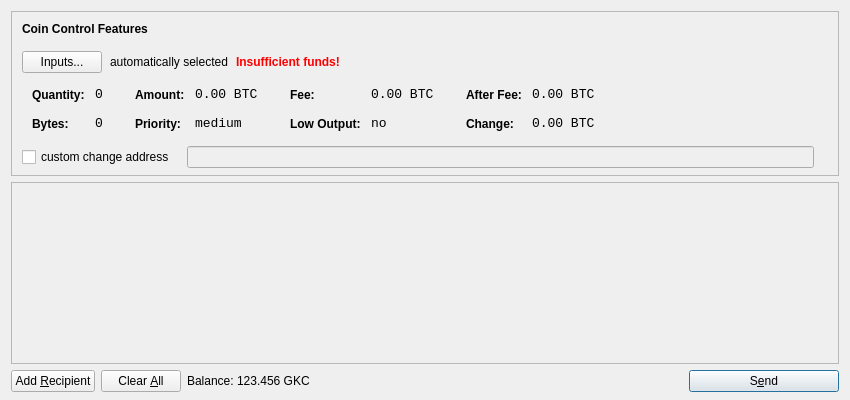
<?xml version="1.0" encoding="UTF-8"?>
<ui version="4.0">
 <class>SendCoinsDialog</class>
 <widget class="QDialog" name="SendCoinsDialog">
  <property name="geometry">
   <rect>
    <x>0</x>
    <y>0</y>
    <width>850</width>
    <height>400</height>
   </rect>
  </property>
  <property name="windowTitle">
   <string>Send Coins</string>
  </property>
  <layout class="QVBoxLayout" name="verticalLayout" stretch="0,1,0">
   <property name="bottomMargin">
    <number>8</number>
   </property>
   <item>
    <widget class="QFrame" name="frameCoinControl">
     <property name="sizePolicy">
      <sizepolicy hsizetype="Expanding" vsizetype="Expanding">
       <horstretch>0</horstretch>
       <verstretch>0</verstretch>
      </sizepolicy>
     </property>
     <property name="maximumSize">
      <size>
       <width>16777215</width>
       <height>16777215</height>
      </size>
     </property>
     <property name="frameShape">
      <enum>QFrame::StyledPanel</enum>
     </property>
     <property name="frameShadow">
      <enum>QFrame::Sunken</enum>
     </property>
     <layout class="QVBoxLayout" name="verticalLayoutCoinControl2">
      <property name="spacing">
       <number>-1</number>
      </property>
      <property name="leftMargin">
       <number>0</number>
      </property>
      <property name="topMargin">
       <number>0</number>
      </property>
      <property name="rightMargin">
       <number>0</number>
      </property>
      <property name="bottomMargin">
       <number>6</number>
      </property>
      <item>
       <layout class="QVBoxLayout" name="verticalLayoutCoinControl" stretch="0,0,0,0,1">
        <property name="spacing">
         <number>0</number>
        </property>
        <property name="leftMargin">
         <number>10</number>
        </property>
        <property name="topMargin">
         <number>10</number>
        </property>
        <item>
         <layout class="QHBoxLayout" name="horizontalLayoutCoinControl1">
          <property name="bottomMargin">
           <number>15</number>
          </property>
          <item>
           <widget class="QLabel" name="labelCoinControlFeatures">
            <property name="sizePolicy">
             <sizepolicy hsizetype="Preferred" vsizetype="Maximum">
              <horstretch>0</horstretch>
              <verstretch>0</verstretch>
             </sizepolicy>
            </property>
            <property name="font">
             <font>
              <weight>75</weight>
              <bold>true</bold>
             </font>
            </property>
            <property name="styleSheet">
             <string notr="true">font-weight:bold;</string>
            </property>
            <property name="text">
             <string>Coin Control Features</string>
            </property>
           </widget>
          </item>
         </layout>
        </item>
        <item>
         <layout class="QHBoxLayout" name="horizontalLayoutCoinControl2" stretch="0,0,0,0">
          <property name="spacing">
           <number>8</number>
          </property>
          <property name="bottomMargin">
           <number>10</number>
          </property>
          <item>
           <widget class="QPushButton" name="pushButtonCoinControl">
            <property name="styleSheet">
             <string notr="true"/>
            </property>
            <property name="text">
             <string>Inputs...</string>
            </property>
           </widget>
          </item>
          <item>
           <widget class="QLabel" name="labelCoinControlAutomaticallySelected">
            <property name="text">
             <string>automatically selected</string>
            </property>
            <property name="margin">
             <number>5</number>
            </property>
           </widget>
          </item>
          <item>
           <widget class="QLabel" name="labelCoinControlInsuffFunds">
            <property name="font">
             <font>
              <weight>75</weight>
              <bold>true</bold>
             </font>
            </property>
            <property name="styleSheet">
             <string notr="true">color:red;font-weight:bold;</string>
            </property>
            <property name="text">
             <string>Insufficient funds!</string>
            </property>
            <property name="margin">
             <number>5</number>
            </property>
           </widget>
          </item>
          <item>
           <spacer name="horizontalSpacerCoinControl">
            <property name="orientation">
             <enum>Qt::Horizontal</enum>
            </property>
            <property name="sizeHint" stdset="0">
             <size>
              <width>40</width>
              <height>1</height>
             </size>
            </property>
           </spacer>
          </item>
         </layout>
        </item>
        <item>
         <widget class="QWidget" name="widgetCoinControl" native="true">
          <property name="sizePolicy">
           <sizepolicy hsizetype="Preferred" vsizetype="Preferred">
            <horstretch>0</horstretch>
            <verstretch>0</verstretch>
           </sizepolicy>
          </property>
          <property name="minimumSize">
           <size>
            <width>0</width>
            <height>0</height>
           </size>
          </property>
          <property name="styleSheet">
           <string notr="true"/>
          </property>
          <layout class="QHBoxLayout" name="horizontalLayoutCoinControl5">
           <property name="margin">
            <number>0</number>
           </property>
           <item>
            <layout class="QHBoxLayout" name="horizontalLayoutCoinControl3" stretch="0,0,0,1">
             <property name="spacing">
              <number>20</number>
             </property>
             <property name="topMargin">
              <number>0</number>
             </property>
             <property name="bottomMargin">
              <number>10</number>
             </property>
             <item>
              <layout class="QFormLayout" name="formLayoutCoinControl1">
               <property name="horizontalSpacing">
                <number>10</number>
               </property>
               <property name="verticalSpacing">
                <number>14</number>
               </property>
               <property name="leftMargin">
                <number>10</number>
               </property>
               <property name="topMargin">
                <number>4</number>
               </property>
               <property name="rightMargin">
                <number>6</number>
               </property>
               <item row="0" column="0">
                <widget class="QLabel" name="labelCoinControlQuantityText">
                 <property name="styleSheet">
                  <string notr="true">font-weight:bold;</string>
                 </property>
                 <property name="text">
                  <string>Quantity:</string>
                 </property>
                 <property name="margin">
                  <number>0</number>
                 </property>
                </widget>
               </item>
               <item row="0" column="1">
                <widget class="QLabel" name="labelCoinControlQuantity">
                 <property name="font">
                  <font>
                   <family>Monospace</family>
                   <pointsize>10</pointsize>
                  </font>
                 </property>
                 <property name="cursor">
                  <cursorShape>IBeamCursor</cursorShape>
                 </property>
                 <property name="contextMenuPolicy">
                  <enum>Qt::ActionsContextMenu</enum>
                 </property>
                 <property name="text">
                  <string notr="true">0</string>
                 </property>
                 <property name="margin">
                  <number>0</number>
                 </property>
                 <property name="textInteractionFlags">
                  <set>Qt::LinksAccessibleByMouse|Qt::TextSelectableByKeyboard|Qt::TextSelectableByMouse</set>
                 </property>
                </widget>
               </item>
               <item row="1" column="0">
                <widget class="QLabel" name="labelCoinControlBytesText">
                 <property name="styleSheet">
                  <string notr="true">font-weight:bold;</string>
                 </property>
                 <property name="text">
                  <string>Bytes:</string>
                 </property>
                </widget>
               </item>
               <item row="1" column="1">
                <widget class="QLabel" name="labelCoinControlBytes">
                 <property name="font">
                  <font>
                   <family>Monospace</family>
                   <pointsize>10</pointsize>
                  </font>
                 </property>
                 <property name="cursor">
                  <cursorShape>IBeamCursor</cursorShape>
                 </property>
                 <property name="contextMenuPolicy">
                  <enum>Qt::ActionsContextMenu</enum>
                 </property>
                 <property name="text">
                  <string notr="true">0</string>
                 </property>
                 <property name="textInteractionFlags">
                  <set>Qt::LinksAccessibleByMouse|Qt::TextSelectableByKeyboard|Qt::TextSelectableByMouse</set>
                 </property>
                </widget>
               </item>
              </layout>
             </item>
             <item>
              <layout class="QFormLayout" name="formLayoutCoinControl2">
               <property name="horizontalSpacing">
                <number>10</number>
               </property>
               <property name="verticalSpacing">
                <number>14</number>
               </property>
               <property name="leftMargin">
                <number>6</number>
               </property>
               <property name="topMargin">
                <number>4</number>
               </property>
               <property name="rightMargin">
                <number>6</number>
               </property>
               <item row="0" column="0">
                <widget class="QLabel" name="labelCoinControlAmountText">
                 <property name="styleSheet">
                  <string notr="true">font-weight:bold;</string>
                 </property>
                 <property name="text">
                  <string>Amount:</string>
                 </property>
                 <property name="margin">
                  <number>0</number>
                 </property>
                </widget>
               </item>
               <item row="0" column="1">
                <widget class="QLabel" name="labelCoinControlAmount">
                 <property name="font">
                  <font>
                   <family>Monospace</family>
                   <pointsize>10</pointsize>
                  </font>
                 </property>
                 <property name="cursor">
                  <cursorShape>IBeamCursor</cursorShape>
                 </property>
                 <property name="contextMenuPolicy">
                  <enum>Qt::ActionsContextMenu</enum>
                 </property>
                 <property name="text">
                  <string notr="true">0.00 BTC</string>
                 </property>
                 <property name="textInteractionFlags">
                  <set>Qt::LinksAccessibleByMouse|Qt::TextSelectableByKeyboard|Qt::TextSelectableByMouse</set>
                 </property>
                </widget>
               </item>
               <item row="1" column="0">
                <widget class="QLabel" name="labelCoinControlPriorityText">
                 <property name="styleSheet">
                  <string notr="true">font-weight:bold;</string>
                 </property>
                 <property name="text">
                  <string>Priority:</string>
                 </property>
                </widget>
               </item>
               <item row="1" column="1">
                <widget class="QLabel" name="labelCoinControlPriority">
                 <property name="font">
                  <font>
                   <family>Monospace</family>
                   <pointsize>10</pointsize>
                  </font>
                 </property>
                 <property name="cursor">
                  <cursorShape>IBeamCursor</cursorShape>
                 </property>
                 <property name="contextMenuPolicy">
                  <enum>Qt::ActionsContextMenu</enum>
                 </property>
                 <property name="text">
                  <string>medium</string>
                 </property>
                 <property name="textInteractionFlags">
                  <set>Qt::LinksAccessibleByMouse|Qt::TextSelectableByKeyboard|Qt::TextSelectableByMouse</set>
                 </property>
                </widget>
               </item>
              </layout>
             </item>
             <item>
              <layout class="QFormLayout" name="formLayoutCoinControl3">
               <property name="horizontalSpacing">
                <number>10</number>
               </property>
               <property name="verticalSpacing">
                <number>14</number>
               </property>
               <property name="leftMargin">
                <number>6</number>
               </property>
               <property name="topMargin">
                <number>4</number>
               </property>
               <property name="rightMargin">
                <number>6</number>
               </property>
               <item row="0" column="0">
                <widget class="QLabel" name="labelCoinControlFeeText">
                 <property name="styleSheet">
                  <string notr="true">font-weight:bold;</string>
                 </property>
                 <property name="text">
                  <string>Fee:</string>
                 </property>
                 <property name="margin">
                  <number>0</number>
                 </property>
                </widget>
               </item>
               <item row="0" column="1">
                <widget class="QLabel" name="labelCoinControlFee">
                 <property name="font">
                  <font>
                   <family>Monospace</family>
                   <pointsize>10</pointsize>
                  </font>
                 </property>
                 <property name="cursor">
                  <cursorShape>IBeamCursor</cursorShape>
                 </property>
                 <property name="contextMenuPolicy">
                  <enum>Qt::ActionsContextMenu</enum>
                 </property>
                 <property name="text">
                  <string notr="true">0.00 BTC</string>
                 </property>
                 <property name="textInteractionFlags">
                  <set>Qt::LinksAccessibleByMouse|Qt::TextSelectableByKeyboard|Qt::TextSelectableByMouse</set>
                 </property>
                </widget>
               </item>
               <item row="1" column="0">
                <widget class="QLabel" name="labelCoinControlLowOutputText">
                 <property name="styleSheet">
                  <string notr="true">font-weight:bold;</string>
                 </property>
                 <property name="text">
                  <string>Low Output:</string>
                 </property>
                </widget>
               </item>
               <item row="1" column="1">
                <widget class="QLabel" name="labelCoinControlLowOutput">
                 <property name="font">
                  <font>
                   <family>Monospace</family>
                   <pointsize>10</pointsize>
                  </font>
                 </property>
                 <property name="cursor">
                  <cursorShape>IBeamCursor</cursorShape>
                 </property>
                 <property name="contextMenuPolicy">
                  <enum>Qt::ActionsContextMenu</enum>
                 </property>
                 <property name="text">
                  <string>no</string>
                 </property>
                 <property name="textInteractionFlags">
                  <set>Qt::LinksAccessibleByMouse|Qt::TextSelectableByKeyboard|Qt::TextSelectableByMouse</set>
                 </property>
                </widget>
               </item>
              </layout>
             </item>
             <item>
              <layout class="QFormLayout" name="formLayoutCoinControl4">
               <property name="horizontalSpacing">
                <number>10</number>
               </property>
               <property name="verticalSpacing">
                <number>14</number>
               </property>
               <property name="leftMargin">
                <number>6</number>
               </property>
               <property name="topMargin">
                <number>4</number>
               </property>
               <property name="rightMargin">
                <number>6</number>
               </property>
               <item row="0" column="0">
                <widget class="QLabel" name="labelCoinControlAfterFeeText">
                 <property name="styleSheet">
                  <string notr="true">font-weight:bold;</string>
                 </property>
                 <property name="text">
                  <string>After Fee:</string>
                 </property>
                 <property name="margin">
                  <number>0</number>
                 </property>
                </widget>
               </item>
               <item row="0" column="1">
                <widget class="QLabel" name="labelCoinControlAfterFee">
                 <property name="font">
                  <font>
                   <family>Monospace</family>
                   <pointsize>10</pointsize>
                  </font>
                 </property>
                 <property name="cursor">
                  <cursorShape>IBeamCursor</cursorShape>
                 </property>
                 <property name="contextMenuPolicy">
                  <enum>Qt::ActionsContextMenu</enum>
                 </property>
                 <property name="text">
                  <string notr="true">0.00 BTC</string>
                 </property>
                 <property name="textInteractionFlags">
                  <set>Qt::LinksAccessibleByMouse|Qt::TextSelectableByKeyboard|Qt::TextSelectableByMouse</set>
                 </property>
                </widget>
               </item>
               <item row="1" column="0">
                <widget class="QLabel" name="labelCoinControlChangeText">
                 <property name="styleSheet">
                  <string notr="true">font-weight:bold;</string>
                 </property>
                 <property name="text">
                  <string>Change:</string>
                 </property>
                </widget>
               </item>
               <item row="1" column="1">
                <widget class="QLabel" name="labelCoinControlChange">
                 <property name="font">
                  <font>
                   <family>Monospace</family>
                   <pointsize>10</pointsize>
                  </font>
                 </property>
                 <property name="cursor">
                  <cursorShape>IBeamCursor</cursorShape>
                 </property>
                 <property name="contextMenuPolicy">
                  <enum>Qt::ActionsContextMenu</enum>
                 </property>
                 <property name="text">
                  <string notr="true">0.00 BTC</string>
                 </property>
                 <property name="textInteractionFlags">
                  <set>Qt::LinksAccessibleByMouse|Qt::TextSelectableByKeyboard|Qt::TextSelectableByMouse</set>
                 </property>
                </widget>
               </item>
              </layout>
             </item>
            </layout>
           </item>
          </layout>
         </widget>
        </item>
        <item>
         <layout class="QHBoxLayout" name="horizontalLayoutCoinControl4" stretch="0,0,0">
          <property name="spacing">
           <number>12</number>
          </property>
          <property name="sizeConstraint">
           <enum>QLayout::SetDefaultConstraint</enum>
          </property>
          <property name="topMargin">
           <number>5</number>
          </property>
          <property name="rightMargin">
           <number>5</number>
          </property>
          <item>
           <widget class="QCheckBox" name="checkBoxCoinControlChange">
            <property name="text">
             <string>custom change address</string>
            </property>
           </widget>
          </item>
          <item>
           <widget class="QLineEdit" name="lineEditCoinControlChange">
            <property name="enabled">
             <bool>false</bool>
            </property>
            <property name="sizePolicy">
             <sizepolicy hsizetype="Expanding" vsizetype="Fixed">
              <horstretch>0</horstretch>
              <verstretch>0</verstretch>
             </sizepolicy>
            </property>
           </widget>
          </item>
          <item>
           <widget class="QLabel" name="labelCoinControlChangeLabel">
            <property name="sizePolicy">
             <sizepolicy hsizetype="Preferred" vsizetype="Expanding">
              <horstretch>0</horstretch>
              <verstretch>0</verstretch>
             </sizepolicy>
            </property>
            <property name="minimumSize">
             <size>
              <width>0</width>
              <height>0</height>
             </size>
            </property>
            <property name="text">
             <string/>
            </property>
            <property name="margin">
             <number>3</number>
            </property>
           </widget>
          </item>
         </layout>
        </item>
        <item>
         <spacer name="verticalSpacerCoinControl">
          <property name="orientation">
           <enum>Qt::Vertical</enum>
          </property>
          <property name="sizeHint" stdset="0">
           <size>
            <width>800</width>
            <height>1</height>
           </size>
          </property>
         </spacer>
        </item>
       </layout>
      </item>
     </layout>
    </widget>
   </item>
   <item>
    <widget class="QScrollArea" name="scrollArea">
     <property name="widgetResizable">
      <bool>true</bool>
     </property>
     <widget class="QWidget" name="scrollAreaWidgetContents">
      <property name="geometry">
       <rect>
        <x>0</x>
        <y>0</y>
        <width>830</width>
        <height>165</height>
       </rect>
      </property>
      <layout class="QVBoxLayout" name="verticalLayout_2">
       <property name="margin">
        <number>0</number>
       </property>
       <item>
        <layout class="QVBoxLayout" name="entries">
         <property name="spacing">
          <number>6</number>
         </property>
        </layout>
       </item>
       <item>
        <spacer name="verticalSpacer">
         <property name="orientation">
          <enum>Qt::Vertical</enum>
         </property>
         <property name="sizeHint" stdset="0">
          <size>
           <width>20</width>
           <height>40</height>
          </size>
         </property>
        </spacer>
       </item>
      </layout>
     </widget>
    </widget>
   </item>
   <item>
    <layout class="QHBoxLayout" name="horizontalLayout">
     <item>
      <widget class="QPushButton" name="addButton">
       <property name="toolTip">
        <string>Send to multiple recipients at once</string>
       </property>
       <property name="text">
        <string>Add &amp;Recipient</string>
       </property>
       <property name="icon">
        <iconset resource="../bitcoin.qrc">
         <normaloff>:/icons/add</normaloff>:/icons/add</iconset>
       </property>
       <property name="autoDefault">
        <bool>false</bool>
       </property>
      </widget>
     </item>
     <item>
      <widget class="QPushButton" name="clearButton">
       <property name="sizePolicy">
        <sizepolicy hsizetype="Minimum" vsizetype="Fixed">
         <horstretch>0</horstretch>
         <verstretch>0</verstretch>
        </sizepolicy>
       </property>
       <property name="toolTip">
        <string>Remove all transaction fields</string>
       </property>
       <property name="text">
        <string>Clear &amp;All</string>
       </property>
       <property name="icon">
        <iconset resource="../bitcoin.qrc">
         <normaloff>:/icons/remove</normaloff>:/icons/remove</iconset>
       </property>
       <property name="autoRepeatDelay">
        <number>300</number>
       </property>
       <property name="autoDefault">
        <bool>false</bool>
       </property>
      </widget>
     </item>
     <item>
      <layout class="QHBoxLayout" name="horizontalLayout_2">
       <property name="spacing">
        <number>3</number>
       </property>
       <item>
        <widget class="QLabel" name="label">
         <property name="text">
          <string>Balance:</string>
         </property>
        </widget>
       </item>
       <item>
        <widget class="QLabel" name="labelBalance">
         <property name="cursor">
          <cursorShape>IBeamCursor</cursorShape>
         </property>
         <property name="text">
          <string>123.456 GKC</string>
         </property>
         <property name="textInteractionFlags">
          <set>Qt::LinksAccessibleByMouse|Qt::TextSelectableByKeyboard|Qt::TextSelectableByMouse</set>
         </property>
        </widget>
       </item>
      </layout>
     </item>
     <item>
      <spacer name="horizontalSpacer">
       <property name="orientation">
        <enum>Qt::Horizontal</enum>
       </property>
       <property name="sizeHint" stdset="0">
        <size>
         <width>40</width>
         <height>20</height>
        </size>
       </property>
      </spacer>
     </item>
     <item>
      <widget class="QPushButton" name="sendButton">
       <property name="minimumSize">
        <size>
         <width>150</width>
         <height>0</height>
        </size>
       </property>
       <property name="toolTip">
        <string>Confirm the send action</string>
       </property>
       <property name="text">
        <string>S&amp;end</string>
       </property>
       <property name="icon">
        <iconset resource="../bitcoin.qrc">
         <normaloff>:/icons/send</normaloff>:/icons/send</iconset>
       </property>
       <property name="default">
        <bool>true</bool>
       </property>
      </widget>
     </item>
    </layout>
   </item>
  </layout>
 </widget>
 <resources>
  <include location="../bitcoin.qrc"/>
 </resources>
 <connections/>
</ui>
